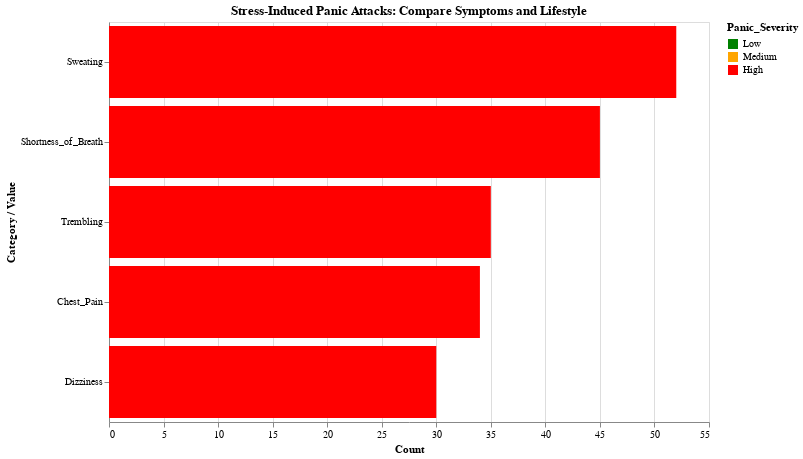

Notebook code for this chart:
### Code cell
# interactive chart with all tools
chart_count = alt.Chart(combined_df).mark_bar().encode(
    y=alt.Y("Label:N", title="Category / Value", sort='-x'),
    x=alt.X("count():Q", title="Count"),
    color=alt.Color("Panic_Severity:N", scale=alt.Scale(
        domain=["Low", "Medium", "High"],
        range=["green", "orange", "red"]
    )),
    tooltip=["Category", "Value", "count()"]
).add_params(
    type_selector,
    severity_selector
).transform_filter(
    (alt.datum.Type == type_selector) &
    (alt.datum.Panic_Severity == severity_selector)
).properties(
    title="Stress-Induced Panic Attacks: Compare Symptoms and Lifestyle",
    width=600,
    height=400
)

chart_count

### Figure 1 — Vega-Lite specification as saved in the notebook (floating-point values rounded to 4 significant figures; data arrays with more than 128 entries replaced by an {"elided": "..."} marker saying what was removed)
{"config": {"view": {"continuousWidth": 300, "continuousHeight": 300}}, "data": {"name": "data-444ba294014c67158191712d20ee675a"}, "mark": {"type": "bar"}, "encoding": {"color": {"field": "Panic_Severity", "scale": {"domain": ["Low", "Medium", "High"], "range": ["green", "orange", "red"]}, "type": "nominal"}, "tooltip": [{"field": "Category", "type": "nominal"}, {"field": "Value", "type": "nominal"}, {"aggregate": "count", "type": "quantitative"}], "x": {"aggregate": "count", "title": "Count", "type": "quantitative"}, "y": {"field": "Label", "sort": "-x", "title": "Category / Value", "type": "nominal"}}, "height": 400, "params": [{"name": "TypeSelector", "bind": {"input": "radio", "options": ["Symptom", "Lifestyle"], "name": "View:"}, "value": "Symptom"}, {"name": "SeveritySelector", "bind": {"input": "select", "options": ["Low", "Medium", "High"], "name": "Panic Severity:"}, "value": "High"}], "title": "Stress-Induced Panic Attacks: Compare Symptoms and Lifestyle", "transform": [{"filter": "((datum.Type === TypeSelector) && (datum.Panic_Severity === SeveritySelector))"}], "width": 600, "$schema": "https://vega.github.io/schema/vega-lite/v5.20.1.json", "datasets": {"data-444ba294014c67158191712d20ee675a": {"elided": "981 records"}}}
